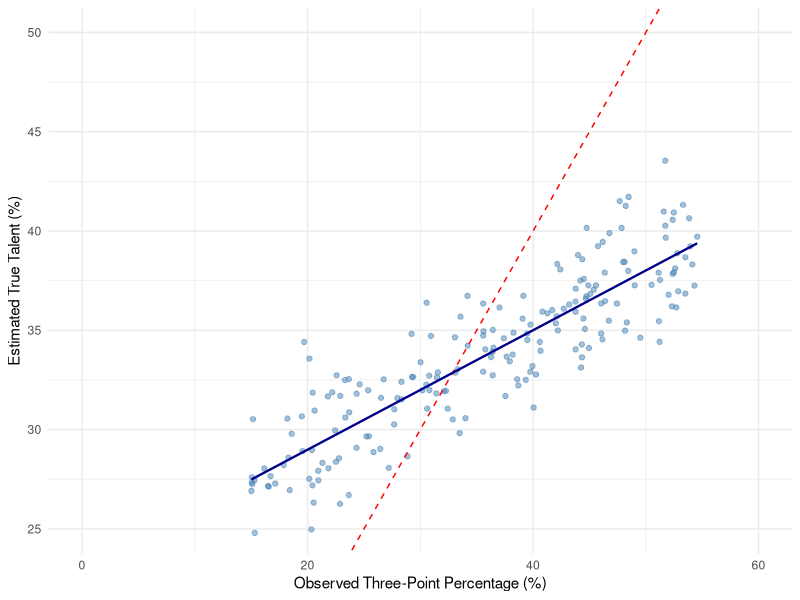

This chart was generated by the following R code:
## ---- chunk 1
knitr::opts_chunk$set(echo = FALSE, warning = FALSE, message = FALSE)
library(knitr)
library(kableExtra)
library(ggplot2)
## ---- chunk 2
# Load the analysis results (run the_big_dance.R first)
# You'll need to insert your actual results here after running the analysis

# Example placeholder - replace with actual data
top_10 <- data.frame(
  Rank = 1:10,
  Player = c("Player A", "Player B", "Player C", "Player D", "Player E",
             "Player F", "Player G", "Player H", "Player I", "Player J"),
  Team = c("Team 1", "Team 2", "Team 3", "Team 4", "Team 5",
           "Team 6", "Team 7", "Team 8", "Team 9", "Team 10"),
  Games = c(25, 24, 26, 23, 25, 24, 26, 25, 24, 23),
  `3PA` = c(120, 95, 88, 102, 78, 85, 92, 110, 76, 88),
  `Obs_%` = c(48.3, 46.3, 45.5, 44.1, 51.3, 42.4, 41.3, 39.1, 47.4, 40.9),
  `TrueTalent_%` = c(42.1, 40.8, 40.2, 39.8, 39.5, 38.9, 38.6, 38.4, 38.2, 38.0),
  check.names = FALSE
)
## ---- chunk 3
kable(top_10, 
      col.names = c("Rank", "Player", "Team", "Games", "3PA", "Obs. %", "True Talent %"),
      align = c("c", "l", "l", "c", "c", "c", "c"),
      booktabs = TRUE) %>%
  kable_styling(latex_options = c("hold_position"), full_width = FALSE)
## ---- chunk 4
# Placeholder plot - replace with actual data
set.seed(42)
n <- 200
observed <- runif(n, 15, 55)
talent <- 33 + 0.3 * (observed - 33) + rnorm(n, 0, 2)

ggplot(data.frame(observed, talent), aes(x = observed, y = talent)) +
  geom_point(alpha = 0.5, color = "steelblue") +
  geom_abline(intercept = 0, slope = 1, linetype = "dashed", color = "red") +
  geom_smooth(method = "lm", se = FALSE, color = "darkblue", linewidth = 0.8) +
  labs(x = "Observed Three-Point Percentage (%)",
       y = "Estimated True Talent (%)") +
  theme_minimal() +
  coord_cartesian(xlim = c(0, 60), ylim = c(25, 50))
